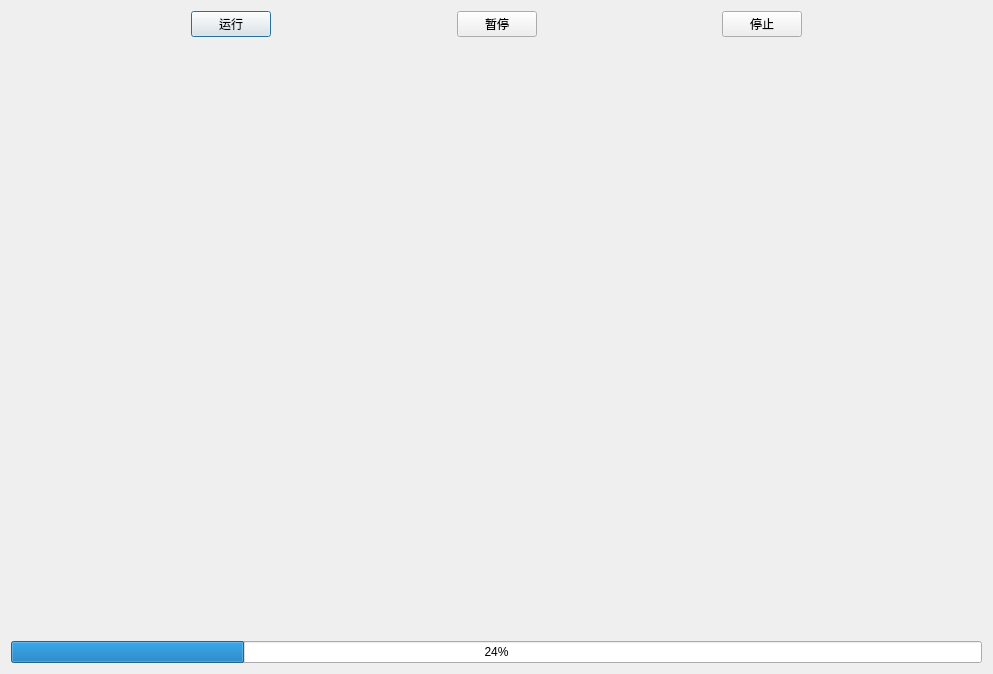
<?xml version="1.0" encoding="UTF-8"?>
<ui version="4.0">
 <class>RunCompConf</class>
 <widget class="QDialog" name="RunCompConf">
  <property name="geometry">
   <rect>
    <x>0</x>
    <y>0</y>
    <width>993</width>
    <height>674</height>
   </rect>
  </property>
  <property name="windowTitle">
   <string>运行窗口</string>
  </property>
  <layout class="QGridLayout" name="gridLayout">
   <item row="1" column="0">
    <widget class="QCustomPlot" name="customPlot" native="true"/>
   </item>
   <item row="2" column="0">
    <widget class="QProgressBar" name="run_progressBar">
     <property name="value">
      <number>24</number>
     </property>
    </widget>
   </item>
   <item row="0" column="0">
    <layout class="QHBoxLayout" name="horizontalLayout">
     <item>
      <spacer name="horizontalSpacer_2">
       <property name="orientation">
        <enum>Qt::Horizontal</enum>
       </property>
       <property name="sizeHint" stdset="0">
        <size>
         <width>40</width>
         <height>20</height>
        </size>
       </property>
      </spacer>
     </item>
     <item>
      <widget class="QPushButton" name="btn_start">
       <property name="text">
        <string>运行</string>
       </property>
      </widget>
     </item>
     <item>
      <spacer name="horizontalSpacer">
       <property name="orientation">
        <enum>Qt::Horizontal</enum>
       </property>
       <property name="sizeHint" stdset="0">
        <size>
         <width>40</width>
         <height>20</height>
        </size>
       </property>
      </spacer>
     </item>
     <item>
      <widget class="QPushButton" name="btn_pause">
       <property name="text">
        <string>暂停</string>
       </property>
      </widget>
     </item>
     <item>
      <spacer name="horizontalSpacer_4">
       <property name="orientation">
        <enum>Qt::Horizontal</enum>
       </property>
       <property name="sizeHint" stdset="0">
        <size>
         <width>40</width>
         <height>20</height>
        </size>
       </property>
      </spacer>
     </item>
     <item>
      <widget class="QPushButton" name="btn_stop">
       <property name="text">
        <string>停止</string>
       </property>
      </widget>
     </item>
     <item>
      <spacer name="horizontalSpacer_3">
       <property name="orientation">
        <enum>Qt::Horizontal</enum>
       </property>
       <property name="sizeHint" stdset="0">
        <size>
         <width>40</width>
         <height>20</height>
        </size>
       </property>
      </spacer>
     </item>
    </layout>
   </item>
  </layout>
 </widget>
 <customwidgets>
  <customwidget>
   <class>QCustomPlot</class>
   <extends>QWidget</extends>
   <header>qcustomplot.h</header>
   <container>1</container>
  </customwidget>
 </customwidgets>
 <resources/>
 <connections/>
</ui>
